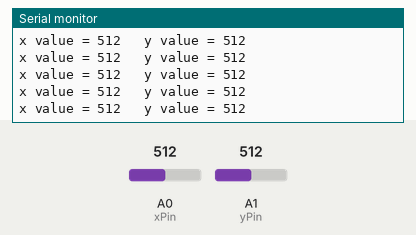
Bench run of a sketch on a simulated Arduino Uno, built with avr-gcc and run on an emulated ATmega328P. Parts: the last lines printed to the serial monitor. Inputs (shaded band) come from the test bench; at power-on: A0 (xPin) = 512, A1 (yPin) = 512.

Above: at 1.2 s.
1.3 s: A0 (xPin) set to 992
At 2.1 s:
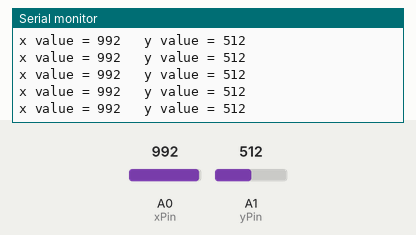
2.8 s: A0 (xPin) set to 1011
At 3.9 s:
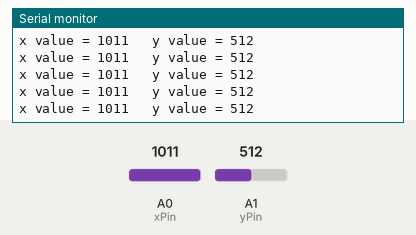
5.8 s: A1 (yPin) set to 989
At 6.5 s:
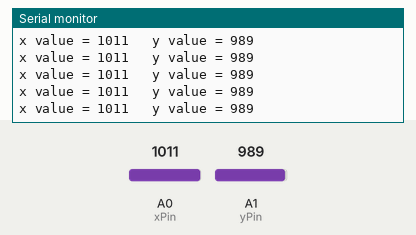
7.3 s: A1 (yPin) set to 1016
At 7.9 s:
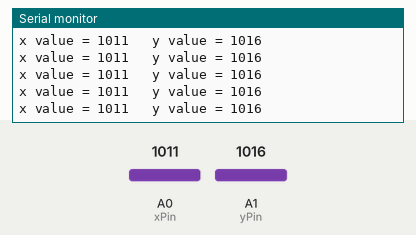
Timing chart, 0 to 9.8 s (numbered marks = the images above; inputs shaded):
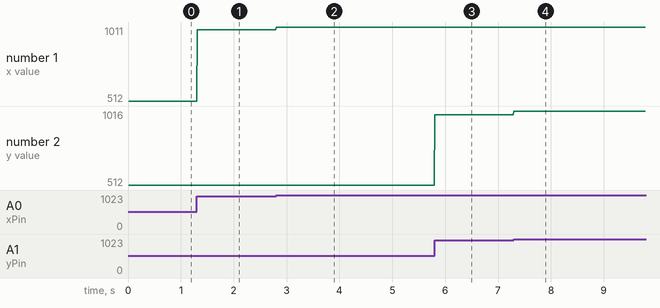

Measured:
- after the input at 1.3 s, the serial monitor: prints a new line at once (image 1)
- after the input at 2.8 s, the serial monitor: prints a new line at once (image 2)
- after the input at 5.8 s, the serial monitor: prints a new line at once (image 3)
- after the input at 7.3 s, the serial monitor: prints a new line at once (image 4)
- plotted number 1: 512 → 992 after the input at 1.3 s, 992 → 1011 after the input at 2.8 s
- plotted number 2: 512 → 989 after the input at 5.8 s, 989 → 1016 after the input at 7.3 s

The sketch:

ImpetusMaster.ino
```cpp
#include <SoftwareSerial.h>

const byte xPin = A0;
const byte yPin = A1;

SoftwareSerial ss(3, 2);

void setup()
{
   Serial.begin(115200);
   ss.begin(9600);
}

void loop()
{
   static unsigned long timer = 0;
   unsigned long interval = 10;
   if (millis() - timer >= interval)
   {
      timer = millis();
      int xValue = analogRead(xPin);
      int yValue = analogRead(yPin);
      if(xValue<575 && xValue>525){xValue=511;}
      if(yValue<570 && yValue>520){yValue=511;}
      Serial.print("x value = ");
      Serial.print(xValue);
      Serial.print("   y value = ");
      Serial.println(yValue);
      char buffer[15];
      snprintf(buffer, 14, "%d,%d", xValue, yValue);
      //Serial.println(buffer);
      ss.println(buffer);  // must have a line feed (\n) to terminate the packet
   }
}
```
